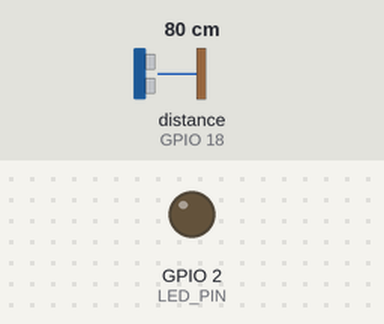
Simulated run of this sketch. Board: ESP32. Parts: output pins drawn as LEDs (lit = HIGH). Wiring (inferred from the names in the program): ultrasonic range finder: trigger GPIO 5; echo GPIO 18. The test bench sets the inputs (shaded band); at power-on: distance to the obstacle (sensor on GPIO 18) 80 cm. The echo pulse lasts 58.3 µs per cm; WiFi joins after 1.5 s; servers stay silent unless stated; uploads are accepted with an empty reply; the local clock reads 2024-03-15 10:24:30 at power-on unless the sketch sets it; pins used as bus, display or sensor lines are not drawn; what the sketch prints to the serial monitor is not drawn.

Above: at 2.05 s.
Timing chart, 0 to 5.5 s (numbered marks = the images above):
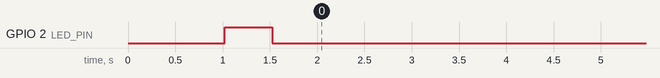

Measured:
- by itself, GPIO 2 (LED_PIN): repeats every 1.5 s: HIGH 0.20 s, LOW 1.3 s

The sketch:

crestix_hcsr04.ino
```cpp
/**
 * CRESTIX PROBE — PHYSICAL FLOOD RIG TELEMETRY FIRMWARE
 * Target Node: ESP32 (ESP-WROOM-32 DevKit, 30/38 pin)
 * Sensor: HC-SR04 / JSN-SR04T Ultrasonic Distance Transducer
 * Ingestion Target: https://crestix-probe-aqua.onrender.com/api/sensor/readings
 *
 * Hardware Pinout (as per bench build):
 * - HC-SR04 VCC   -> ESP32 5V (VIN / V5)
 * - HC-SR04 GND   -> ESP32 GND
 * - HC-SR04 Trig  -> ESP32 GPIO 5 (or GPIO 13)
 * - HC-SR04 Echo  -> ESP32 GPIO 18 (via 1k/2k resistor voltage divider to 3.3V)
 * - Power Filter  -> 1000 µF electrolytic capacitor across 5V/VIN & GND rail
 * - Built-in LED  -> GPIO 2 (Heartbeat & transmit pulse indicator)
 */

#include <Arduino.h>
#include <cstring>
#include <HTTPClient.h>
#include <WiFi.h>
#include <WiFiClientSecure.h>
#include <time.h>

// Wi-Fi Configuration — Set your local 2.4GHz Wi-Fi credentials here:
static constexpr char WIFI_SSID[] = "REPLACE_WIFI_SSID";
static constexpr char WIFI_PASSWORD[] = "REPLACE_WIFI_PASSWORD";

// Live Crestix Probe Cloud Ingestion Endpoint:
static constexpr char API_URL[] = "https://crestix-probe-aqua.onrender.com/api/sensor/readings";
static constexpr char API_KEY[] = ""; // Optional ingest auth token (leave empty if open)

// Operational Station & Calibration Defaults:
static constexpr char EXPERIMENT_ID[] = "EXP-2026-FLOOD-01";
static constexpr char DEVICE_ID[] = "ESP32-WROOM-FLOOD-01";
static constexpr char FIRMWARE_VERSION[] = "v2.5.0-aqua";
static constexpr char POSITION[] = "P2"; // "P1" (28.0 cm), "P2" (32.5 cm), or "P3" (35.0 cm)
static constexpr float MOUNT_HEIGHT_CM = 32.5f; // P2 dry-bed reference height

// Hardware Pin Configuration:
static constexpr int TRIG_PIN = 5;
static constexpr int ECHO_PIN = 18;
static constexpr int LED_PIN = 2; // Onboard blue LED

// Sampling & Filtering Parameters:
static constexpr uint32_t SAMPLE_PERIOD_MS = 1500;
static constexpr uint32_t ECHO_TIMEOUT_US = 35000; // ~6 meters max roundtrip
static constexpr size_t FILTER_WINDOW = 5;

float samples[FILTER_WINDOW];
size_t sampleCount = 0;
size_t sampleCursor = 0;
uint32_t lastSampleMs = 0;

String isoTimestamp() {
  struct tm timeInfo;
  if (!getLocalTime(&timeInfo, 1000)) {
    // If NTP has not synced yet, generate relative uptime timestamp
    char fallback[32];
    snprintf(fallback, sizeof(fallback), "1970-01-01T00:00:%02u.%03uZ",
             (unsigned)(millis() / 1000), (unsigned)(millis() % 1000));
    return String(fallback);
  }
  char timestamp[32];
  strftime(timestamp, sizeof(timestamp), "%Y-%m-%dT%H:%M:%SZ", &timeInfo);
  return String(timestamp);
}

bool measureDistanceCm(float &distanceCm) {
  digitalWrite(TRIG_PIN, LOW);
  delayMicroseconds(3);
  digitalWrite(TRIG_PIN, HIGH);
  delayMicroseconds(10); // HC-SR04 trigger pulse
  digitalWrite(TRIG_PIN, LOW);

  const uint32_t duration = pulseIn(ECHO_PIN, HIGH, ECHO_TIMEOUT_US);
  if (duration == 0) return false;

  // Approximate speed of sound at ~24°C: 345.5 m/s -> 0.03455 cm/µs
  distanceCm = duration * 0.03455f / 2.0f;
  return distanceCm >= 2.0f && distanceCm <= 400.0f;
}

float medianDistance() {
  float ordered[FILTER_WINDOW];
  memcpy(ordered, samples, sampleCount * sizeof(float));
  for (size_t i = 1; i < sampleCount; ++i) {
    const float value = ordered[i];
    size_t j = i;
    while (j > 0 && ordered[j - 1] > value) { ordered[j] = ordered[j - 1]; --j; }
    ordered[j] = value;
  }
  return ordered[sampleCount / 2];
}

void postReading(float distanceCm, float waterDepthCm, const String &timestamp) {
  if (WiFi.status() != WL_CONNECTED) {
    Serial.println("[ESP32] Wi-Fi not connected. Skipping upload.");
    return;
  }

  digitalWrite(LED_PIN, HIGH);

  HTTPClient http;
  http.setTimeout(8000);

  bool isHttps = String(API_URL).startsWith("https://");
  bool initSuccess = false;

  WiFiClientSecure secureClient;
  if (isHttps) {
    secureClient.setInsecure(); // Disable strict certificate validation for Render
    initSuccess = http.begin(secureClient, API_URL);
  } else {
    initSuccess = http.begin(API_URL);
  }

  if (!initSuccess) {
    Serial.println("[ESP32] Failed to initialize HTTP client connection.");
    digitalWrite(LED_PIN, LOW);
    return;
  }

  http.addHeader("Content-Type", "application/json");
  if (strlen(API_KEY) > 0) {
    http.addHeader("X-API-Key", API_KEY);
  }

  int rssi = WiFi.RSSI();

  // Dual-schema JSON payload: interoperable with both Next.js App Router and Python FastAPI backends
  String body = "{"
    "\"experimentId\":\"" + String(EXPERIMENT_ID) + "\","
    "\"experiment_id\":\"" + String(EXPERIMENT_ID) + "\","
    "\"deviceId\":\"" + String(DEVICE_ID) + "\","
    "\"device_id\":\"" + String(DEVICE_ID) + "\","
    "\"firmwareVersion\":\"" + String(FIRMWARE_VERSION) + "\","
    "\"firmware_version\":\"" + String(FIRMWARE_VERSION) + "\","
    "\"timestamp\":\"" + timestamp + "\","
    "\"deviceMillis\":" + String(millis()) + ","
    "\"device_millis\":" + String(millis()) + ","
    "\"position\":\"" + String(POSITION) + "\","
    "\"location_id\":\"" + String(POSITION) + "\","
    "\"sourceMode\":\"LIVE\","
    "\"source_mode\":\"LIVE\","
    "\"measuredDistanceCm\":" + String(distanceCm, 2) + ","
    "\"distance_cm\":" + String(distanceCm, 2) + ","
    "\"raw_distance_cm\":" + String(distanceCm, 2) + ","
    "\"referenceHeightCm\":" + String(MOUNT_HEIGHT_CM, 2) + ","
    "\"mount_height_cm\":" + String(MOUNT_HEIGHT_CM, 2) + ","
    "\"calculatedWaterDepthCm\":" + String(waterDepthCm, 2) + ","
    "\"water_depth_cm\":" + String(waterDepthCm, 2) + ","
    "\"ambientTemperatureC\":24.2,"
    "\"temperature_c\":24.2,"
    "\"rssiDbm\":" + String(rssi) + ","
    "\"rssi_dbm\":" + String(rssi) + ","
    "\"faultCode\":\"NONE\","
    "\"fault_code\":\"NONE\""
  "}";

  int httpCode = http.POST(body);
  if (httpCode > 0) {
    Serial.printf("[ESP32] Ingestion upload HTTP code: %d | Dist: %.2f cm | Depth: %.2f cm\n",
                  httpCode, distanceCm, waterDepthCm);
  } else {
    Serial.printf("[ESP32] HTTP POST failed: %s\n", http.errorToString(httpCode).c_str());
  }

  http.end();
  digitalWrite(LED_PIN, LOW);
}

void setup() {
  Serial.begin(115200);
  delay(500);

  Serial.println("\n=========================================");
  Serial.println("  CRESTIX PROBE — ESP32 FLOOD RIG NODE   ");
  Serial.println("  Firmware: " + String(FIRMWARE_VERSION));
  Serial.println("  Ingestion Target: " + String(API_URL));
  Serial.println("=========================================\n");

  pinMode(TRIG_PIN, OUTPUT);
  pinMode(ECHO_PIN, INPUT);
  pinMode(LED_PIN, OUTPUT);
  digitalWrite(TRIG_PIN, LOW);
  digitalWrite(LED_PIN, LOW);

  if (String(WIFI_SSID) == "REPLACE_WIFI_SSID") {
    Serial.println("[WARNING] Please update WIFI_SSID & WIFI_PASSWORD with your credentials.");
  }

  WiFi.mode(WIFI_STA);
  WiFi.begin(WIFI_SSID, WIFI_PASSWORD);

  Serial.print("[ESP32] Connecting to Wi-Fi");
  int attempts = 0;
  while (WiFi.status() != WL_CONNECTED && attempts < 30) {
    delay(500);
    Serial.print(".");
    digitalWrite(LED_PIN, !digitalRead(LED_PIN));
    attempts++;
  }

  if (WiFi.status() == WL_CONNECTED) {
    digitalWrite(LED_PIN, LOW);
    Serial.printf("\n[ESP32] Wi-Fi connected! IP: %s (RSSI: %d dBm)\n",
                  WiFi.localIP().toString().c_str(), WiFi.RSSI());
    configTime(0, 0, "pool.ntp.org", "time.nist.gov");
  } else {
    Serial.println("\n[ESP32] Wi-Fi connection timed out. Will retry in main loop.");
  }
}

void loop() {
  // Wi-Fi auto-reconnect logic
  if (WiFi.status() != WL_CONNECTED && String(WIFI_SSID) != "REPLACE_WIFI_SSID") {
    static uint32_t lastReconnectAttempt = 0;
    if (millis() - lastReconnectAttempt > 10000) {
      lastReconnectAttempt = millis();
      Serial.println("[ESP32] Reconnecting to Wi-Fi...");
      WiFi.reconnect();
    }
  }

  if (millis() - lastSampleMs < SAMPLE_PERIOD_MS) {
    return;
  }
  lastSampleMs = millis();

  float distanceCm = 0.0f;
  if (!measureDistanceCm(distanceCm)) {
    Serial.println("[ESP32] HC-SR04 echo timeout or out of range (2-400 cm).");
    return;
  }

  // Ring buffer median filter to suppress acoustic surface jitter
  samples[sampleCursor] = distanceCm;
  sampleCursor = (sampleCursor + 1) % FILTER_WINDOW;
  if (sampleCount < FILTER_WINDOW) ++sampleCount;
  if (sampleCount < FILTER_WINDOW) return;

  const float filteredDistanceCm = medianDistance();
  // Hydrodynamic point depth calculation: Reference Height - Measured Distance
  float waterDepthCm = MOUNT_HEIGHT_CM - filteredDistanceCm;
  if (waterDepthCm < 0.0f) {
    waterDepthCm = 0.0f; // Clamped at dry bed
  }

  const String timestamp = isoTimestamp();
  postReading(filteredDistanceCm, waterDepthCm, timestamp);
}
```
